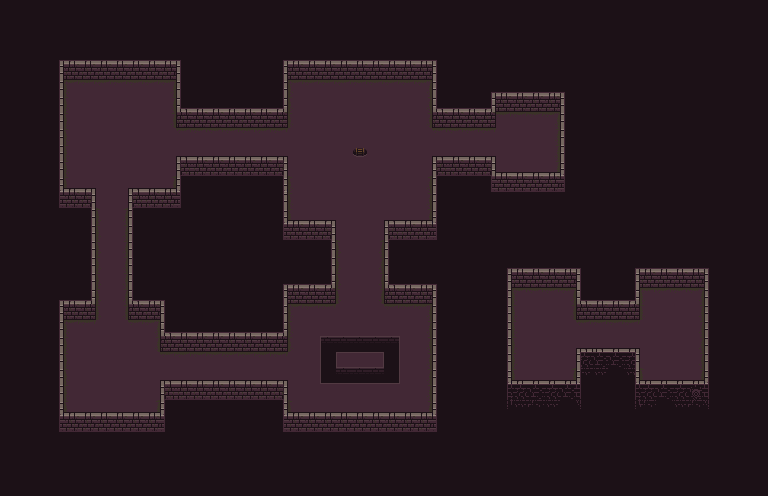

A level layout from a 2D game, rendered from its tile map. Below: a short description, then the map file with tile-grid data replaced by summaries:
An orthogonal 48x31 tile map with 16x16 px tiles, 5 tile layers (bg, bg2, floor, walls, ...), 2 hidden layers not drawn, 3 tilesets and 3 objects (floor_trap, boulder_trap, player_start).

<map version="1.4" tiledversion="1.4.3" orientation="orthogonal" renderorder="right-down" width="48" height="31" tilewidth="16" tileheight="16" infinite="0" nextlayerid="13" nextobjectid="11">
 <properties>
  <property name="tilemap" value="dungeon.v1" />
 </properties>
 <tileset firstgid="1" name="dungeon.v1" tilewidth="16" tileheight="16" tilecount="256" columns="16">
  <image source="dungeon.v1.png" width="256" height="256" />
 </tileset>
 <tileset firstgid="257" name="dungeon.v4" tilewidth="16" tileheight="16" tilecount="256" columns="16">
  <image source="dungeon.v4.png" width="256" height="256" />
 </tileset>
 <tileset firstgid="513" source="traps.tsx" />
 <layer id="1" name="bg" width="48" height="31">
  <properties>
   <property name="nocollide" type="bool" value="true" />
   <property name="tileset" value="dungeon.v1" />
  </properties>
  <data>[1488 cells, 1488 non-empty, 1 distinct tile ids]</data>
 </layer>
 <layer id="2" name="bg2" width="48" height="31">
  <properties>
   <property name="nocollide" type="bool" value="true" />
   <property name="tileset" value="dungeon.v1" />
  </properties>
  <data>[1488 cells, 44 non-empty, 18 distinct tile ids]</data>
 </layer>
 <layer id="3" name="floor" width="48" height="31">
  <properties>
   <property name="nocollide" type="bool" value="true" />
   <property name="tileset" value="dungeon.v1" />
  </properties>
  <data>[1488 cells, 361 non-empty, 11 distinct tile ids]</data>
 </layer>
 <objectgroup id="11" name="trap_triggers">
  <object id="10" type="floor_trap" x="96" y="352" width="16" height="16">
   <properties>
    <property name="trap_name" value="boulder1" />
   </properties>
  </object>
 </objectgroup>
 <objectgroup id="12" name="traps">
  <object id="9" name="boulder1" type="boulder_trap" x="128" y="352" width="16" height="16">
   <properties>
    <property name="direction" value="left" />
   </properties>
  </object>
 </objectgroup>
 <objectgroup id="4" name="objects">
  <object id="2" type="player_start" x="112" y="112" width="16" height="16" />
 </objectgroup>
 <layer id="5" name="walls" width="48" height="31">
  <properties>
   <property name="tileset" value="dungeon.v1" />
  </properties>
  <data>[1488 cells, 275 non-empty, 17 distinct tile ids]</data>
 </layer>
 <layer id="6" name="roof" width="48" height="31">
  <properties>
   <property name="above" type="bool" value="true" />
   <property name="tileset" value="dungeon.v1" />
  </properties>
  <data>[1488 cells, 79 non-empty, 4 distinct tile ids]</data>
 </layer>
 <layer id="12" name="avoidMelee" width="48" height="31" visible="0">
  <properties>
   <property name="above" type="bool" value="true" />
   <property name="pathing" type="bool" value="true" />
   <property name="tileset" value="dungeon.v1" />
  </properties>
  <data>[1488 cells, 227 non-empty, 1 distinct tile ids]</data>
 </layer>
 <layer id="13" name="avoidRange" width="48" height="31" visible="0">
  <properties>
   <property name="above" type="bool" value="true" />
   <property name="pathing" type="bool" value="true" />
   <property name="tileset" value="dungeon.v1" />
  </properties>
  <data>[1488 cells, 226 non-empty, 1 distinct tile ids]</data>
 </layer>
</map>
